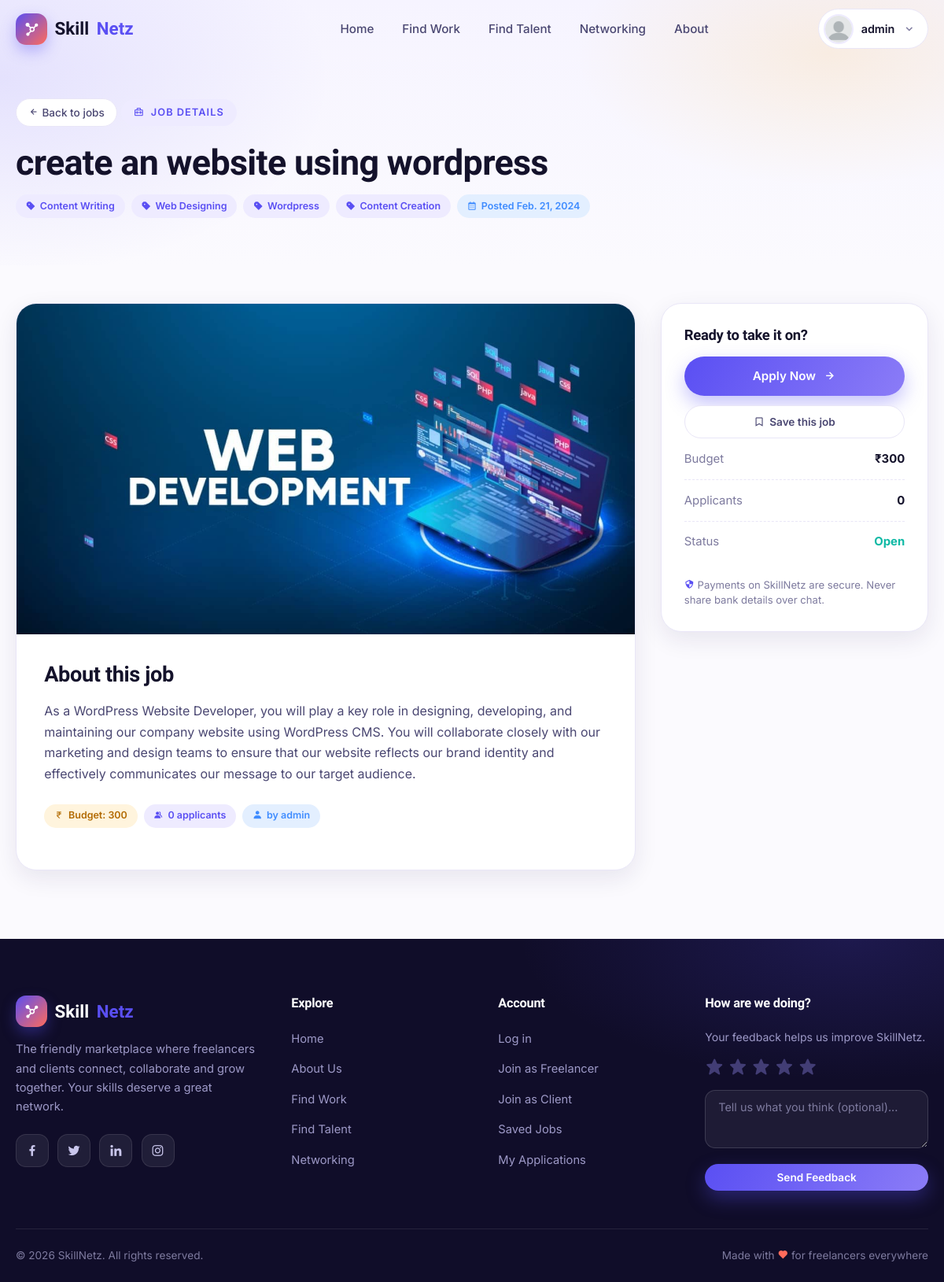
The app's page /job/41 (signed in) with its own data.
### skillnetz/models.py (models this page shows, shortened)
class CustomUser(AbstractUser):
    ROLE_CHOICES = (
    ("freelancer", "Freelancer"),
    ("client", "Client"),
    ("admin","Admin"))
    role = models.CharField(max_length=20,choices=ROLE_CHOICES,default="admin")
    linkedin_id = models.CharField(null=True,blank=True,max_length=20)
    paypal_id = models.CharField(null=True,blank=True,max_length=50)
    dp_img = models.ImageField(upload_to="img",blank=True,null=True,default="img/dp.jpg")
    skill = models.ManyToManyField("Skills",blank=True)

class Job(models.Model):
    job_title = models.CharField(max_length=50)
    skill = models.ManyToManyField("Skills")
    price = models.CharField(max_length=50)
    description = models.TextField()
    post_date = models.DateField(null=True,blank=True,auto_now_add=True)
    job_image = models.ImageField(upload_to="job_images/",null=True,blank=True)
    post_by = models.ForeignKey(CustomUser,on_delete=models.CASCADE)

class Skills(models.Model):
    name = models.CharField(max_length=100)

### skillnetz/views.py (the view, shortened to what this page needs)
# urls.py: path('job/<int:job_id>',views.job_details,name='job_detail'),
def job_details(request, job_id):
    job =get_object_or_404(Job,pk=job_id)
    user = request.user
    reciver = job.post_by  # Set the reciver to the user who posted the job
    has_applied = JobApplication.objects.filter(job=job,applicant=user).exists() if user.is_authenticated else False
    is_saved = SavedJob.objects.filter(job=job, user=user).exists() if user.is_authenticated else False
    applicant_count = JobApplication.objects.filter(job=job).count()
    return render(request,'job_detail.html',{'job':job,'has_applied': has_applied,'is_saved': is_saved,'applicant_count': applicant_count})

### skillnetz/templates/job_detail.html (shortened to what this page needs)
{% extends 'base.html' %}
{% load static %}
{% block content %}
<header class="page-hero" style="padding-bottom:2.6rem;">
  <div class="container">
    <a href="{% url 'findwork' %}" class="chip reveal" style="margin-bottom:1.2rem;"><i class='bx bx-left-arrow-alt'></i> Back to jobs</a>
    <span class="eyebrow reveal"><i class='bx bx-briefcase-alt-2'></i> Job Details</span>
    <h1 class="reveal" style="--reveal-delay:.06s;max-width:44rem;">{{ job.job_title }}</h1>
    <div class="job-meta reveal" style="--reveal-delay:.12s;margin-top:0.8rem;">
      {% for s in job.skill.all %}<span class="meta-pill skill"><i class='bx bxs-purchase-tag-alt'></i> {{ s.name }}</span>{% endfor %}
      <span class="meta-pill date"><i class='bx bx-calendar'></i> Posted {{ job.post_date|default_if_none:"recently" }}</span>
    </div>
  </div>
</header>
<section class="section" style="padding-top:3rem;">
  <div class="container detail-layout">
    <div class="detail-main reveal-left reveal">
      <div class="form-card">
        {% if job.job_image %}
        <div class="detail-img"><img src="{{ job.job_image.url }}" alt="{{ job.job_title }}"></div>
        {% endif %}
        <div class="detail-body">
          <h2>About this job</h2>
          <p class="detail-desc">{{ job.description|linebreaksbr }}</p>
          <div class="job-meta">
            <span class="meta-pill price"><i class='bx bx-rupee'></i> Budget: {{ job.price }}</span>
            <span class="meta-pill skill"><i class='bx bxs-group'></i> {{ applicant_count }} applicant{{ applicant_count|pluralize }}</span>
            <span class="meta-pill date"><i class='bx bxs-user'></i> by {{ job.post_by.first_name|default:job.post_by.username }}</span>
          </div>
        </div>
      </div>
    </div>
    <aside class="detail-side reveal-right reveal">
      <div class="form-card">
        <h3 style="font-size:1.15rem;margin-bottom:1rem;">Ready to take it on?</h3>
        {% if has_applied %}
          <div style="background:var(--teal-soft);color:var(--teal);padding:0.9rem 1.1rem;border-radius:14px;font-weight:600;font-size:0.92rem;display:flex;align-items:center;gap:0.6rem;">
            <i class='bx bxs-check-circle' style="font-size:1.3rem;"></i> Application sent
          </div>
          <p style="font-size:0.85rem;color:var(--muted);margin-top:0.7rem;">The client will notify you when they review applications.</p>
        {% else %}
          <form method="POST">
            <button type="submit" class="btn btn-primary btn-block" style="padding:0.95rem;">Apply Now <i class='bx bx-right-arrow-alt'></i></button>
          </form>
        {% endif %}
        {% if user.is_authenticated %}
        <a href="{% url 'save_job' job.id %}" class="save-btn {% if is_saved %}saved{% endif %}" style="margin-top:0.8rem;width:100%;justify-content:center;">
          <i class='bx {% if is_saved %}bxs-bookmark{% else %}bx-bookmark{% endif %}'></i>
          {% if is_saved %}Saved — click to remove{% else %}Save this job{% endif %}
        </a>
        {% endif %}
        <div class="ds-row"><span>Budget</span><strong>₹{{ job.price }}</strong></div>
        <div class="ds-row"><span>Applicants</span><strong>{{ applicant_count }}</strong></div>
        <div class="ds-row"><span>Status</span><strong style="color:var(--teal);">Open</strong></div>
        <p style="font-size:0.82rem;color:var(--muted);margin-top:1.2rem;line-height:1.5;">
          <i class='bx bx-shield-quarter' style="color:var(--primary);"></i>
          Payments on SkillNetz are secure. Never share bank details over chat.
        </p>
      </div>
    </aside>
  </div>
</section>
{% endblock %}

### skillnetz/templates/base.html (shortened to what this page needs)
<!DOCTYPE html>
<html lang="en">
{% load static %}
<head>
  <link href='https://unpkg.com/boxicons@2.1.1/css/boxicons.min.css' rel='stylesheet'>
  <link rel="stylesheet" href="{% static 'css/skillnetz.css' %}">
</head>
<body>
  <nav class="navbar">
    <div class="container nav-inner">
      <a href="{% url 'home' %}" class="brand">
        <span class="brand-mark"><i class='bx bxs-network-chart'></i></span>
        Skill<em>Netz</em>
      </a>
      <ul class="nav-links">
        <li><a href="{% url 'home' %}" class="{% if request.path == '/' %}active{% endif %}">Home</a></li>
        <li><a href="{% url 'findwork' %}" class="{% if '/findwork' in request.path %}active{% endif %}">Find Work</a></li>
        <li><a href="{% url 'findtalent' %}" class="{% if '/findtalent' in request.path %}active{% endif %}">Find Talent</a></li>
        <li><a href="{% url 'mynetwork' %}">Networking</a></li>
        <li><a href="{% url 'about' %}" class="{% if '/aboutus' in request.path %}active{% endif %}">About</a></li>
      </ul>
      <div class="nav-actions">
        {% if user.is_authenticated %}
        <div class="nav-user">
          <button class="nav-user-btn" type="button">
            <img src="{{ user.dp_img.url }}" alt="{{ user.first_name }}">
            <span class="nav-user-name">{{ user.first_name }}</span>
            <i class='bx bx-chevron-down'></i>
          </button>
        </div>
        {% else %}
        <a href="{% url 'login' %}" class="btn btn-ghost btn-sm">Log in</a>
        <a href="{% url 'signup' %}" class="btn btn-primary btn-sm">Join <i class='bx bx-right-arrow-alt'></i></a>
        {% endif %}
      </div>
    </div>
  </nav>
  {% block content %}{% endblock %}
  <footer class="footer">
    <div class="container">
      <div class="footer-grid">
        <div class="footer-col footer-about">
          <a href="{% url 'home' %}" class="brand">
            <span class="brand-mark"><i class='bx bxs-network-chart'></i></span>
            Skill<em>Netz</em>
          </a>
          <p>The friendly marketplace where freelancers and clients connect, collaborate and grow together. Your skills deserve a great network.</p>
          <div class="footer-social">
            <a href="#" aria-label="Facebook"><i class='bx bxl-facebook'></i></a>
            <a href="#" aria-label="Twitter"><i class='bx bxl-twitter'></i></a>
            <a href="#" aria-label="LinkedIn"><i class='bx bxl-linkedin'></i></a>
            <a href="#" aria-label="Instagram"><i class='bx bxl-instagram'></i></a>
          </div>
        </div>
        <div class="footer-col">
          <h4>Explore</h4>
          <ul class="footer-links">
            <li><a href="{% url 'home' %}">Home</a></li>
            <li><a href="{% url 'about' %}">About Us</a></li>
            <li><a href="{% url 'findwork' %}">Find Work</a></li>
            <li><a href="{% url 'findtalent' %}">Find Talent</a></li>
            <li><a href="{% url 'mynetwork' %}">Networking</a></li>
          </ul>
        </div>
        <div class="footer-col">
          <h4>Account</h4>
          <ul class="footer-links">
            <li><a href="{% url 'login' %}">Log in</a></li>
            <li><a href="{% url 'signup' %}">Join as Freelancer</a></li>
            <li><a href="{% url 'signup' %}">Join as Client</a></li>
            <li><a href="{% url 'saved_jobs' %}">Saved Jobs</a></li>
            <li><a href="{% url 'mywork' %}">My Applications</a></li>
          </ul>
        </div>
        <div class="footer-col footer-feedback">
          <h4>How are we doing?</h4>
          <p style="font-size:0.88rem;color:#9d99c7;">Your feedback helps us improve SkillNetz.</p>
          <form action="{% url 'feedback_submit' %}" method="POST">
            <div class="stars">
              <i class='bx bxs-star'></i><i class='bx bxs-star'></i><i class='bx bxs-star'></i><i class='bx bxs-star'></i><i class='bx bxs-star'></i>
            </div>
            <textarea name="comment" placeholder="Tell us what you think (optional)..."></textarea>
            <button type="submit" class="btn btn-primary btn-sm btn-block">Send Feedback</button>
          </form>
        </div>
      </div>
      <div class="footer-bottom">
        <span>© 2026 SkillNetz. All rights reserved.</span>
        <span class="made-with">Made with <i class='bx bxs-heart'></i> for freelancers everywhere</span>
      </div>
    </div>
  </footer>
</body>
</html>

### records on screen
CustomUser: dp_img (picture), first_name "admin"
Job: job_title "create an website using wordpress", post_date "Feb. 21, 2024", job_image (picture), description "As a WordPress Website Developer, you will play a key role in designing, developing, and maintaining our company website using WordPress CMS. You will collaborate closely with our marketing and design teams to ensure that our website reflects our brand identity and effectively communicates our message to our target audience.", price "300", post_by.first_name "admin"
Skills: name "Content Writing"
Skills: name "Web Designing"
Skills: name "Wordpress"
Skills: name "Content Creation"

### other values on screen
{{ applicant_count }} "0"
